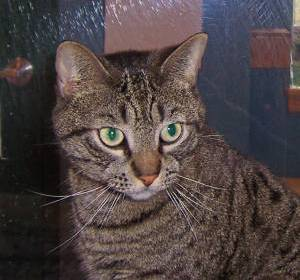
#> input picture opencv/images/test.jpg, 300 x 280 px, found by its file name
$ python 3_1.py
#> lines starting #> are read from the running program, lines starting #| are printed output that depends on the picture; after the words box and inside, x2 and y2 are one past the last pixel; in counts of white or black regions, pixels touching at a corner belong together
# 访问像素值并修改它们
# 访问像素属性
# 设置感兴趣区域（ROI）
# 拆分和合并图像

import numpy as np
import cv2 as cv
img = cv.imread('./images/test.jpg',)
#> img is the input picture: shape (280, 300, 3); mean B, G, R 68, 68.3, 78.8
h, w, c = img.shape
#> h = 280; w = 300; c = 3

#OpenCV的读取顺序为B，G，R，由于图像所有像素为黄色，因此，G=255，R=255
img[100, 100] #array([90, 94, 89], dtype=uint8) 此点的三个通道值
blue = img[100, 100][0]
#> blue = 65
print(blue)
#| 65
#可以使用这种方法修改像素值
img[100, 100] = [255, 255, 255]
#> img: shape (280, 300, 3); under 0.01% of pixels changed, all inside (x1, y1, x2, y2) = (100, 100, 101, 101)
print(img[100, 100])
#| [255 255 255]

#Numpy 是一个用于快速阵列计算的优化库。因此，简单地访问每个像素值并对其进行修改将非常缓慢，并不鼓励这样做
# 注意 上述方法通常用于选择数组的某个区域，比如前 5 行和后 3 列。对于单个像素的访问，
# # 可以选择使用 Numpy 数组方法中的 array.item()和 array.itemset()，注意它们的返回值是一个标量。
# # 如果需要访问所有的 G、R、B 的值，则需要分别为所有的调用 array.item()。

#访问BGR的值
img.item(100, 100, 1)
#修改通道的值
img.itemset((100, 100, 1), 100)
#> img: shape (280, 300, 3); mean B, G, R 68, 68.3, 78.8
img.item(100, 100, 1)

#图像中感兴趣区域
ball = img[280:340, 330:390]
#> ball = empty array

#拆分和合并图像通道
b_1, g, r = cv.split(img)
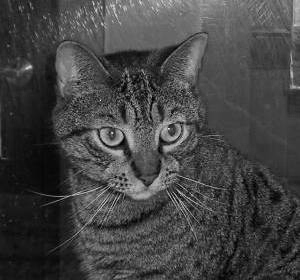
#> b_1: shape (280, 300); min 0, max 255, mean 68
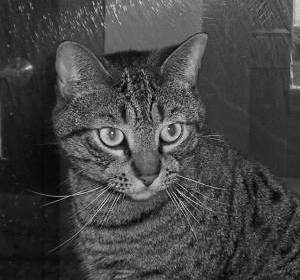
#> g: shape (280, 300); min 0, max 242, mean 68.3
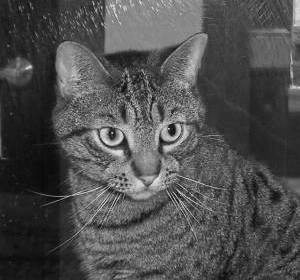
#> r: shape (280, 300); min 1, max 255, mean 78.8
b_2 = img[:, :, 0]
b_1 == b_2
img[:, :, 0] = 0
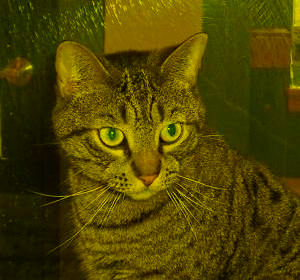
#> img: shape (280, 300, 3); mean B, G, R 0, 68.3, 78.8
#值作图像边框（填充）
# 如果要在图像周围创建边框，比如相框，可以使用 cv.copyMakeBorder()。但它有更多卷积运算，零填充等应用。该函数采用以下参数：
# src-输入的图像
# top,bottom,left,right-上下左右四个方向上的边界拓宽的值
# borderType-定义要添加的边框类型的标志。它可以是以下类型：
import cv2 as cv
import numpy as np
from matplotlib import pyplot as plt
BLUE = [255,0,0]
img1 = cv.imread('opencv-logo.png')
replicate = cv.copyMakeBorder(img1,10,10,10,10,cv.BORDER_REPLICATE)
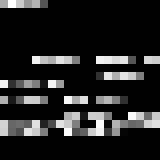
#> replicate: shape (20, 20) (shown 8 times larger); min 0, max 255, mean 35.1
#> (the run stopped early here; a loop or call above may not have finished)
